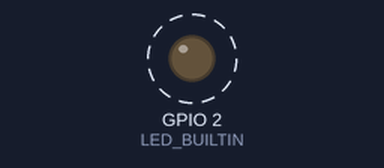
A sketch run on a simulated ESP32. Parts: output pins drawn as LEDs (lit = HIGH). Dashed ring = blinking. What the sketch prints to the serial monitor is not drawn.

Above: at 2.1 s.
Timing chart, 0 to 4.6 s (numbered marks = the images above):
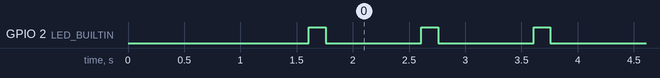

The sketch:

board_check.ino
```cpp
// STEP 1 for every ESP32: flash this first, open Serial Monitor at 115200.
// It tells you exactly which chip you hold (classic ESP32 vs S3/C3), its flash size and its MAC.
// Then put a piece of tape on the board with its MAC and role (GW, R1, R2, R3, R4, SP).
//
// Arduino IDE: Tools > Board > "ESP32 Dev Module" (works for the Inland ESP32-WROOM-32D boards),
// Tools > Port > the COM port that appears when you plug the board in.
// If upload hangs on "Connecting....", hold the BOOT button until it starts.

#include <WiFi.h>

#ifndef LED_BUILTIN
#define LED_BUILTIN 2  // most classic ESP32 dev boards have the LED on GPIO 2
#endif

void setup() {
  Serial.begin(115200);
  delay(1500);
  pinMode(LED_BUILTIN, OUTPUT);
  WiFi.mode(WIFI_STA);  // required before the MAC address is available
  delay(100);

  Serial.println();
  Serial.println("=== BOARD CHECK ===");
  Serial.printf("chip=%s  revision=%d  cores=%d  cpu_mhz=%u\n", ESP.getChipModel(), (int)ESP.getChipRevision(),
                (int)ESP.getChipCores(), (unsigned)ESP.getCpuFreqMHz());
  Serial.printf("flash_mb=%u  sdk=%s\n", (unsigned)(ESP.getFlashChipSize() / (1024 * 1024)), ESP.getSdkVersion());
  Serial.printf("mac=%s\n", WiFi.macAddress().c_str());
  Serial.println("Write the MAC and the role on tape on the board.");
}

void loop() {
  digitalWrite(LED_BUILTIN, HIGH);
  delay(150);
  digitalWrite(LED_BUILTIN, LOW);
  delay(850);
  static int n = 0;
  if (++n % 5 == 0) Serial.printf("# alive, mac=%s\n", WiFi.macAddress().c_str());
}
```

Measured:
- by itself, GPIO 2 (LED_BUILTIN): alternates HIGH for 0.15 s and LOW for 0.85 s
